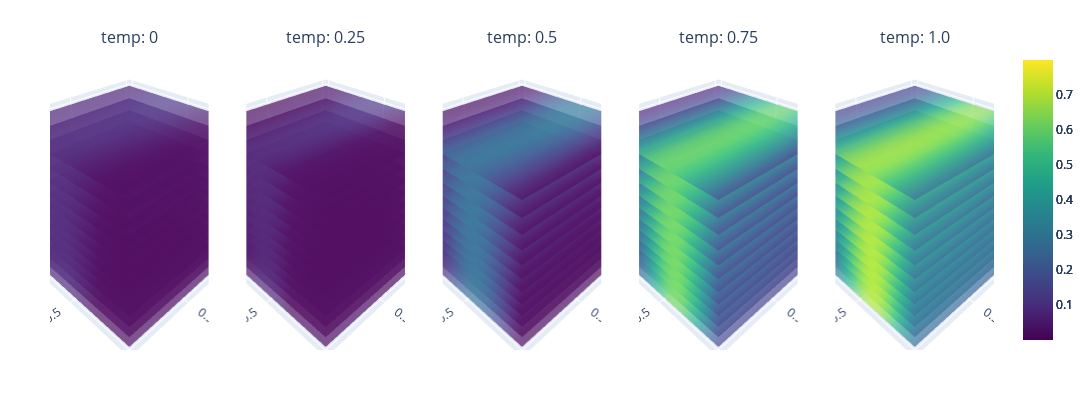

The cell this chart's notebook holds for it:
### Code cell
# Reset 
x_inputs = all_data[['time','temp','sulf','anly'] ]
y_outputs = all_data["yield product"]
yvar_outputs = all_data["var yield"]

iterations = 45

gp_modelBO, train_nxBO, train_yBO, train_yvarBO = BO_loop(gp_model, nx_train, y_train, y_train_var, x_input_new, y_output_new ,yvar_output_new, iterations = iterations)

train_xBO = unnormalize(train_nxBO, original_bounds)
# Step 2: Initialize Plotting class
variable_combinations = [('time', 'sulf', 'anly'), ('theta', 'r', 't'), ('n', 't', 'theta')]
plotting = Plotting(gp_modelBO[0].model, variable_combinations=variable_combinations, select='Gaussian')
combination = variable_combinations[0]
minmax = [y_train.min(), y_train.max()]
plotting.sliced_plotting(combination, minmax)


# argmax_indices = [data.argmax().item() for data in split_data]
# for i, idx in enumerate(argmax_indices):
#     print(f"Iteration {i + 1}: {split_datax[i][idx]}")

### Figure 1 — Plotly figure (JSON) as saved in the notebook; plotly's stock layout.template omitted (floating-point values rounded to 4 significant figures; data arrays with more than 128 entries replaced by an {"elided": "..."} marker saying what was removed)
{"data": [{"cmax": 0.7988, "cmin": 0.0004936, "colorscale": [[0, "#440154"], [0.1111, "#482878"], [0.2222, "#3e4989"], [0.3333, "#31688e"], [0.4444, "#26828e"], [0.5556, "#1f9e89"], [0.6667, "#35b779"], [0.7778, "#6ece58"], [0.8889, "#b5de2b"], [1, "#fde725"]], "opacity": 0.7, "scene": "scene", "showscale": true, "surfacecolor": {"elided": "20x20 float values"}, "type": "surface", "x": {"elided": "20x20 float values"}, "y": {"elided": "20x20 float values"}, "z": {"elided": "20x20 float values"}}, {"cmax": 0.7988, "cmin": 0.0004936, "colorscale": [[0, "#440154"], [0.1111, "#482878"], [0.2222, "#3e4989"], [0.3333, "#31688e"], [0.4444, "#26828e"], [0.5556, "#1f9e89"], [0.6667, "#35b779"], [0.7778, "#6ece58"], [0.8889, "#b5de2b"], [1, "#fde725"]], "opacity": 0.7, "scene": "scene2", "showscale": true, "surfacecolor": {"elided": "20x20 float values"}, "type": "surface", "x": {"elided": "20x20 float values"}, "y": {"elided": "20x20 float values"}, "z": {"elided": "20x20 float values"}}, {"cmax": 0.7988, "cmin": 0.0004936, "colorscale": [[0, "#440154"], [0.1111, "#482878"], [0.2222, "#3e4989"], [0.3333, "#31688e"], [0.4444, "#26828e"], [0.5556, "#1f9e89"], [0.6667, "#35b779"], [0.7778, "#6ece58"], [0.8889, "#b5de2b"], [1, "#fde725"]], "opacity": 0.7, "scene": "scene3", "showscale": true, "surfacecolor": {"elided": "20x20 float values"}, "type": "surface", "x": {"elided": "20x20 float values"}, "y": {"elided": "20x20 float values"}, "z": {"elided": "20x20 float values"}}, {"cmax": 0.7988, "cmin": 0.0004936, "colorscale": [[0, "#440154"], [0.1111, "#482878"], [0.2222, "#3e4989"], [0.3333, "#31688e"], [0.4444, "#26828e"], [0.5556, "#1f9e89"], [0.6667, "#35b779"], [0.7778, "#6ece58"], [0.8889, "#b5de2b"], [1, "#fde725"]], "opacity": 0.7, "scene": "scene4", "showscale": true, "surfacecolor": {"elided": "20x20 float values"}, "type": "surface", "x": {"elided": "20x20 float values"}, "y": {"elided": "20x20 float values"}, "z": {"elided": "20x20 float values"}}, {"cmax": 0.7988, "cmin": 0.0004936, "colorscale": [[0, "#440154"], [0.1111, "#482878"], [0.2222, "#3e4989"], [0.3333, "#31688e"], [0.4444, "#26828e"], [0.5556, "#1f9e89"], [0.6667, "#35b779"], [0.7778, "#6ece58"], [0.8889, "#b5de2b"], [1, "#fde725"]], "opacity": 0.7, "scene": "scene5", "showscale": true, "surfacecolor": {"elided": "20x20 float values"}, "type": "surface", "x": {"elided": "20x20 float values"}, "y": {"elided": "20x20 float values"}, "z": {"elided": "20x20 float values"}}, {"cmax": 0.7988, "cmin": 0.0004936, "colorscale": [[0, "#440154"], [0.1111, "#482878"], [0.2222, "#3e4989"], [0.3333, "#31688e"], [0.4444, "#26828e"], [0.5556, "#1f9e89"], [0.6667, "#35b779"], [0.7778, "#6ece58"], [0.8889, "#b5de2b"], [1, "#fde725"]], "opacity": 0.7, "scene": "scene", "showscale": false, "surfacecolor": {"elided": "20x20 float values"}, "type": "surface", "x": {"elided": "20x20 float values"}, "y": {"elided": "20x20 float values"}, "z": {"elided": "20x20 float values"}}, {"cmax": 0.7988, "cmin": 0.0004936, "colorscale": [[0, "#440154"], [0.1111, "#482878"], [0.2222, "#3e4989"], [0.3333, "#31688e"], [0.4444, "#26828e"], [0.5556, "#1f9e89"], [0.6667, "#35b779"], [0.7778, "#6ece58"], [0.8889, "#b5de2b"], [1, "#fde725"]], "opacity": 0.7, "scene": "scene2", "showscale": false, "surfacecolor": {"elided": "20x20 float values"}, "type": "surface", "x": {"elided": "20x20 float values"}, "y": {"elided": "20x20 float values"}, "z": {"elided": "20x20 float values"}}, {"cmax": 0.7988, "cmin": 0.0004936, "colorscale": [[0, "#440154"], [0.1111, "#482878"], [0.2222, "#3e4989"], [0.3333, "#31688e"], [0.4444, "#26828e"], [0.5556, "#1f9e89"], [0.6667, "#35b779"], [0.7778, "#6ece58"], [0.8889, "#b5de2b"], [1, "#fde725"]], "opacity": 0.7, "scene": "scene3", "showscale": false, "surfacecolor": {"elided": "20x20 float values"}, "type": "surface", "x": {"elided": "20x20 float values"}, "y": {"elided": "20x20 float values"}, "z": {"elided": "20x20 float values"}}, {"cmax": 0.7988, "cmin": 0.0004936, "colorscale": [[0, "#440154"], [0.1111, "#482878"], [0.2222, "#3e4989"], [0.3333, "#31688e"], [0.4444, "#26828e"], [0.5556, "#1f9e89"], [0.6667, "#35b779"], [0.7778, "#6ece58"], [0.8889, "#b5de2b"], [1, "#fde725"]], "opacity": 0.7, "scene": "scene4", "showscale": false, "surfacecolor": {"elided": "20x20 float values"}, "type": "surface", "x": {"elided": "20x20 float values"}, "y": {"elided": "20x20 float values"}, "z": {"elided": "20x20 float values"}}, {"cmax": 0.7988, "cmin": 0.0004936, "colorscale": [[0, "#440154"], [0.1111, "#482878"], [0.2222, "#3e4989"], [0.3333, "#31688e"], [0.4444, "#26828e"], [0.5556, "#1f9e89"], [0.6667, "#35b779"], [0.7778, "#6ece58"], [0.8889, "#b5de2b"], [1, "#fde725"]], "opacity": 0.7, "scene": "scene5", "showscale": false, "surfacecolor": {"elided": "20x20 float values"}, "type": "surface", "x": {"elided": "20x20 float values"}, "y": {"elided": "20x20 float values"}, "z": {"elided": "20x20 float values"}}, {"cmax": 0.7988, "cmin": 0.0004936, "colorscale": [[0, "#440154"], [0.1111, "#482878"], [0.2222, "#3e4989"], [0.3333, "#31688e"], [0.4444, "#26828e"], [0.5556, "#1f9e89"], [0.6667, "#35b779"], [0.7778, "#6ece58"], [0.8889, "#b5de2b"], [1, "#fde725"]], "opacity": 0.7, "scene": "scene", "showscale": false, "surfacecolor": {"elided": "20x20 float values"}, "type": "surface", "x": {"elided": "20x20 float values"}, "y": {"elided": "20x20 float values"}, "z": {"elided": "20x20 float values"}}, {"cmax": 0.7988, "cmin": 0.0004936, "colorscale": [[0, "#440154"], [0.1111, "#482878"], [0.2222, "#3e4989"], [0.3333, "#31688e"], [0.4444, "#26828e"], [0.5556, "#1f9e89"], [0.6667, "#35b779"], [0.7778, "#6ece58"], [0.8889, "#b5de2b"], [1, "#fde725"]], "opacity": 0.7, "scene": "scene2", "showscale": false, "surfacecolor": {"elided": "20x20 float values"}, "type": "surface", "x": {"elided": "20x20 float values"}, "y": {"elided": "20x20 float values"}, "z": {"elided": "20x20 float values"}}, {"cmax": 0.7988, "cmin": 0.0004936, "colorscale": [[0, "#440154"], [0.1111, "#482878"], [0.2222, "#3e4989"], [0.3333, "#31688e"], [0.4444, "#26828e"], [0.5556, "#1f9e89"], [0.6667, "#35b779"], [0.7778, "#6ece58"], [0.8889, "#b5de2b"], [1, "#fde725"]], "opacity": 0.7, "scene": "scene3", "showscale": false, "surfacecolor": {"elided": "20x20 float values"}, "type": "surface", "x": {"elided": "20x20 float values"}, "y": {"elided": "20x20 float values"}, "z": {"elided": "20x20 float values"}}, {"cmax": 0.7988, "cmin": 0.0004936, "colorscale": [[0, "#440154"], [0.1111, "#482878"], [0.2222, "#3e4989"], [0.3333, "#31688e"], [0.4444, "#26828e"], [0.5556, "#1f9e89"], [0.6667, "#35b779"], [0.7778, "#6ece58"], [0.8889, "#b5de2b"], [1, "#fde725"]], "opacity": 0.7, "scene": "scene4", "showscale": false, "surfacecolor": {"elided": "20x20 float values"}, "type": "surface", "x": {"elided": "20x20 float values"}, "y": {"elided": "20x20 float values"}, "z": {"elided": "20x20 float values"}}, {"cmax": 0.7988, "cmin": 0.0004936, "colorscale": [[0, "#440154"], [0.1111, "#482878"], [0.2222, "#3e4989"], [0.3333, "#31688e"], [0.4444, "#26828e"], [0.5556, "#1f9e89"], [0.6667, "#35b779"], [0.7778, "#6ece58"], [0.8889, "#b5de2b"], [1, "#fde725"]], "opacity": 0.7, "scene": "scene5", "showscale": false, "surfacecolor": {"elided": "20x20 float values"}, "type": "surface", "x": {"elided": "20x20 float values"}, "y": {"elided": "20x20 float values"}, "z": {"elided": "20x20 float values"}}, {"cmax": 0.7988, "cmin": 0.0004936, "colorscale": [[0, "#440154"], [0.1111, "#482878"], [0.2222, "#3e4989"], [0.3333, "#31688e"], [0.4444, "#26828e"], [0.5556, "#1f9e89"], [0.6667, "#35b779"], [0.7778, "#6ece58"], [0.8889, "#b5de2b"], [1, "#fde725"]], "opacity": 0.7, "scene": "scene", "showscale": false, "surfacecolor": {"elided": "20x20 float values"}, "type": "surface", "x": {"elided": "20x20 float values"}, "y": {"elided": "20x20 float values"}, "z": {"elided": "20x20 float values"}}, {"cmax": 0.7988, "cmin": 0.0004936, "colorscale": [[0, "#440154"], [0.1111, "#482878"], [0.2222, "#3e4989"], [0.3333, "#31688e"], [0.4444, "#26828e"], [0.5556, "#1f9e89"], [0.6667, "#35b779"], [0.7778, "#6ece58"], [0.8889, "#b5de2b"], [1, "#fde725"]], "opacity": 0.7, "scene": "scene2", "showscale": false, "surfacecolor": {"elided": "20x20 float values"}, "type": "surface", "x": {"elided": "20x20 float values"}, "y": {"elided": "20x20 float values"}, "z": {"elided": "20x20 float values"}}, {"cmax": 0.7988, "cmin": 0.0004936, "colorscale": [[0, "#440154"], [0.1111, "#482878"], [0.2222, "#3e4989"], [0.3333, "#31688e"], [0.4444, "#26828e"], [0.5556, "#1f9e89"], [0.6667, "#35b779"], [0.7778, "#6ece58"], [0.8889, "#b5de2b"], [1, "#fde725"]], "opacity": 0.7, "scene": "scene3", "showscale": false, "surfacecolor": {"elided": "20x20 float values"}, "type": "surface", "x": {"elided": "20x20 float values"}, "y": {"elided": "20x20 float values"}, "z": {"elided": "20x20 float values"}}, {"cmax": 0.7988, "cmin": 0.0004936, "colorscale": [[0, "#440154"], [0.1111, "#482878"], [0.2222, "#3e4989"], [0.3333, "#31688e"], [0.4444, "#26828e"], [0.5556, "#1f9e89"], [0.6667, "#35b779"], [0.7778, "#6ece58"], [0.8889, "#b5de2b"], [1, "#fde725"]], "opacity": 0.7, "scene": "scene4", "showscale": false, "surfacecolor": {"elided": "20x20 float values"}, "type": "surface", "x": {"elided": "20x20 float values"}, "y": {"elided": "20x20 float values"}, "z": {"elided": "20x20 float values"}}, {"cmax": 0.7988, "cmin": 0.0004936, "colorscale": [[0, "#440154"], [0.1111, "#482878"], [0.2222, "#3e4989"], [0.3333, "#31688e"], [0.4444, "#26828e"], [0.5556, "#1f9e89"], [0.6667, "#35b779"], [0.7778, "#6ece58"], [0.8889, "#b5de2b"], [1, "#fde725"]], "opacity": 0.7, "scene": "scene5", "showscale": false, "surfacecolor": {"elided": "20x20 float values"}, "type": "surface", "x": {"elided": "20x20 float values"}, "y": {"elided": "20x20 float values"}, "z": {"elided": "20x20 float values"}}, {"cmax": 0.7988, "cmin": 0.0004936, "colorscale": [[0, "#440154"], [0.1111, "#482878"], [0.2222, "#3e4989"], [0.3333, "#31688e"], [0.4444, "#26828e"], [0.5556, "#1f9e89"], [0.6667, "#35b779"], [0.7778, "#6ece58"], [0.8889, "#b5de2b"], [1, "#fde725"]], "opacity": 0.7, "scene": "scene", "showscale": false, "surfacecolor": {"elided": "20x20 float values"}, "type": "surface", "x": {"elided": "20x20 float values"}, "y": {"elided": "20x20 float values"}, "z": {"elided": "20x20 float values"}}, {"cmax": 0.7988, "cmin": 0.0004936, "colorscale": [[0, "#440154"], [0.1111, "#482878"], [0.2222, "#3e4989"], [0.3333, "#31688e"], [0.4444, "#26828e"], [0.5556, "#1f9e89"], [0.6667, "#35b779"], [0.7778, "#6ece58"], [0.8889, "#b5de2b"], [1, "#fde725"]], "opacity": 0.7, "scene": "scene2", "showscale": false, "surfacecolor": {"elided": "20x20 float values"}, "type": "surface", "x": {"elided": "20x20 float values"}, "y": {"elided": "20x20 float values"}, "z": {"elided": "20x20 float values"}}, {"cmax": 0.7988, "cmin": 0.0004936, "colorscale": [[0, "#440154"], [0.1111, "#482878"], [0.2222, "#3e4989"], [0.3333, "#31688e"], [0.4444, "#26828e"], [0.5556, "#1f9e89"], [0.6667, "#35b779"], [0.7778, "#6ece58"], [0.8889, "#b5de2b"], [1, "#fde725"]], "opacity": 0.7, "scene": "scene3", "showscale": false, "surfacecolor": {"elided": "20x20 float values"}, "type": "surface", "x": {"elided": "20x20 float values"}, "y": {"elided": "20x20 float values"}, "z": {"elided": "20x20 float values"}}, {"cmax": 0.7988, "cmin": 0.0004936, "colorscale": [[0, "#440154"], [0.1111, "#482878"], [0.2222, "#3e4989"], [0.3333, "#31688e"], [0.4444, "#26828e"], [0.5556, "#1f9e89"], [0.6667, "#35b779"], [0.7778, "#6ece58"], [0.8889, "#b5de2b"], [1, "#fde725"]], "opacity": 0.7, "scene": "scene4", "showscale": false, "surfacecolor": {"elided": "20x20 float values"}, "type": "surface", "x": {"elided": "20x20 float values"}, "y": {"elided": "20x20 float values"}, "z": {"elided": "20x20 float values"}}, {"cmax": 0.7988, "cmin": 0.0004936, "colorscale": [[0, "#440154"], [0.1111, "#482878"], [0.2222, "#3e4989"], [0.3333, "#31688e"], [0.4444, "#26828e"], [0.5556, "#1f9e89"], [0.6667, "#35b779"], [0.7778, "#6ece58"], [0.8889, "#b5de2b"], [1, "#fde725"]], "opacity": 0.7, "scene": "scene5", "showscale": false, "surfacecolor": {"elided": "20x20 float values"}, "type": "surface", "x": {"elided": "20x20 float values"}, "y": {"elided": "20x20 float values"}, "z": {"elided": "20x20 float values"}}, {"cmax": 0.7988, "cmin": 0.0004936, "colorscale": [[0, "#440154"], [0.1111, "#482878"], [0.2222, "#3e4989"], [0.3333, "#31688e"], [0.4444, "#26828e"], [0.5556, "#1f9e89"], [0.6667, "#35b779"], [0.7778, "#6ece58"], [0.8889, "#b5de2b"], [1, "#fde725"]], "opacity": 0.7, "scene": "scene", "showscale": false, "surfacecolor": {"elided": "20x20 float values"}, "type": "surface", "x": {"elided": "20x20 float values"}, "y": {"elided": "20x20 float values"}, "z": {"elided": "20x20 float values"}}, {"cmax": 0.7988, "cmin": 0.0004936, "colorscale": [[0, "#440154"], [0.1111, "#482878"], [0.2222, "#3e4989"], [0.3333, "#31688e"], [0.4444, "#26828e"], [0.5556, "#1f9e89"], [0.6667, "#35b779"], [0.7778, "#6ece58"], [0.8889, "#b5de2b"], [1, "#fde725"]], "opacity": 0.7, "scene": "scene2", "showscale": false, "surfacecolor": {"elided": "20x20 float values"}, "type": "surface", "x": {"elided": "20x20 float values"}, "y": {"elided": "20x20 float values"}, "z": {"elided": "20x20 float values"}}, {"cmax": 0.7988, "cmin": 0.0004936, "colorscale": [[0, "#440154"], [0.1111, "#482878"], [0.2222, "#3e4989"], [0.3333, "#31688e"], [0.4444, "#26828e"], [0.5556, "#1f9e89"], [0.6667, "#35b779"], [0.7778, "#6ece58"], [0.8889, "#b5de2b"], [1, "#fde725"]], "opacity": 0.7, "scene": "scene3", "showscale": false, "surfacecolor": {"elided": "20x20 float values"}, "type": "surface", "x": {"elided": "20x20 float values"}, "y": {"elided": "20x20 float values"}, "z": {"elided": "20x20 float values"}}, {"cmax": 0.7988, "cmin": 0.0004936, "colorscale": [[0, "#440154"], [0.1111, "#482878"], [0.2222, "#3e4989"], [0.3333, "#31688e"], [0.4444, "#26828e"], [0.5556, "#1f9e89"], [0.6667, "#35b779"], [0.7778, "#6ece58"], [0.8889, "#b5de2b"], [1, "#fde725"]], "opacity": 0.7, "scene": "scene4", "showscale": false, "surfacecolor": {"elided": "20x20 float values"}, "type": "surface", "x": {"elided": "20x20 float values"}, "y": {"elided": "20x20 float values"}, "z": {"elided": "20x20 float values"}}, {"cmax": 0.7988, "cmin": 0.0004936, "colorscale": [[0, "#440154"], [0.1111, "#482878"], [0.2222, "#3e4989"], [0.3333, "#31688e"], [0.4444, "#26828e"], [0.5556, "#1f9e89"], [0.6667, "#35b779"], [0.7778, "#6ece58"], [0.8889, "#b5de2b"], [1, "#fde725"]], "opacity": 0.7, "scene": "scene5", "showscale": false, "surfacecolor": {"elided": "20x20 float values"}, "type": "surface", "x": {"elided": "20x20 float values"}, "y": {"elided": "20x20 float values"}, "z": {"elided": "20x20 float values"}}, {"cmax": 0.7988, "cmin": 0.0004936, "colorscale": [[0, "#440154"], [0.1111, "#482878"], [0.2222, "#3e4989"], [0.3333, "#31688e"], [0.4444, "#26828e"], [0.5556, "#1f9e89"], [0.6667, "#35b779"], [0.7778, "#6ece58"], [0.8889, "#b5de2b"], [1, "#fde725"]], "opacity": 0.7, "scene": "scene", "showscale": false, "surfacecolor": {"elided": "20x20 float values"}, "type": "surface", "x": {"elided": "20x20 float values"}, "y": {"elided": "20x20 float values"}, "z": {"elided": "20x20 float values"}}, {"cmax": 0.7988, "cmin": 0.0004936, "colorscale": [[0, "#440154"], [0.1111, "#482878"], [0.2222, "#3e4989"], [0.3333, "#31688e"], [0.4444, "#26828e"], [0.5556, "#1f9e89"], [0.6667, "#35b779"], [0.7778, "#6ece58"], [0.8889, "#b5de2b"], [1, "#fde725"]], "opacity": 0.7, "scene": "scene2", "showscale": false, "surfacecolor": {"elided": "20x20 float values"}, "type": "surface", "x": {"elided": "20x20 float values"}, "y": {"elided": "20x20 float values"}, "z": {"elided": "20x20 float values"}}, {"cmax": 0.7988, "cmin": 0.0004936, "colorscale": [[0, "#440154"], [0.1111, "#482878"], [0.2222, "#3e4989"], [0.3333, "#31688e"], [0.4444, "#26828e"], [0.5556, "#1f9e89"], [0.6667, "#35b779"], [0.7778, "#6ece58"], [0.8889, "#b5de2b"], [1, "#fde725"]], "opacity": 0.7, "scene": "scene3", "showscale": false, "surfacecolor": {"elided": "20x20 float values"}, "type": "surface", "x": {"elided": "20x20 float values"}, "y": {"elided": "20x20 float values"}, "z": {"elided": "20x20 float values"}}, {"cmax": 0.7988, "cmin": 0.0004936, "colorscale": [[0, "#440154"], [0.1111, "#482878"], [0.2222, "#3e4989"], [0.3333, "#31688e"], [0.4444, "#26828e"], [0.5556, "#1f9e89"], [0.6667, "#35b779"], [0.7778, "#6ece58"], [0.8889, "#b5de2b"], [1, "#fde725"]], "opacity": 0.7, "scene": "scene4", "showscale": false, "surfacecolor": {"elided": "20x20 float values"}, "type": "surface", "x": {"elided": "20x20 float values"}, "y": {"elided": "20x20 float values"}, "z": {"elided": "20x20 float values"}}, {"cmax": 0.7988, "cmin": 0.0004936, "colorscale": [[0, "#440154"], [0.1111, "#482878"], [0.2222, "#3e4989"], [0.3333, "#31688e"], [0.4444, "#26828e"], [0.5556, "#1f9e89"], [0.6667, "#35b779"], [0.7778, "#6ece58"], [0.8889, "#b5de2b"], [1, "#fde725"]], "opacity": 0.7, "scene": "scene5", "showscale": false, "surfacecolor": {"elided": "20x20 float values"}, "type": "surface", "x": {"elided": "20x20 float values"}, "y": {"elided": "20x20 float values"}, "z": {"elided": "20x20 float values"}}, {"cmax": 0.7988, "cmin": 0.0004936, "colorscale": [[0, "#440154"], [0.1111, "#482878"], [0.2222, "#3e4989"], [0.3333, "#31688e"], [0.4444, "#26828e"], [0.5556, "#1f9e89"], [0.6667, "#35b779"], [0.7778, "#6ece58"], [0.8889, "#b5de2b"], [1, "#fde725"]], "opacity": 0.7, "scene": "scene", "showscale": false, "surfacecolor": {"elided": "20x20 float values"}, "type": "surface", "x": {"elided": "20x20 float values"}, "y": {"elided": "20x20 float values"}, "z": {"elided": "20x20 float values"}}, {"cmax": 0.7988, "cmin": 0.0004936, "colorscale": [[0, "#440154"], [0.1111, "#482878"], [0.2222, "#3e4989"], [0.3333, "#31688e"], [0.4444, "#26828e"], [0.5556, "#1f9e89"], [0.6667, "#35b779"], [0.7778, "#6ece58"], [0.8889, "#b5de2b"], [1, "#fde725"]], "opacity": 0.7, "scene": "scene2", "showscale": false, "surfacecolor": {"elided": "20x20 float values"}, "type": "surface", "x": {"elided": "20x20 float values"}, "y": {"elided": "20x20 float values"}, "z": {"elided": "20x20 float values"}}, {"cmax": 0.7988, "cmin": 0.0004936, "colorscale": [[0, "#440154"], [0.1111, "#482878"], [0.2222, "#3e4989"], [0.3333, "#31688e"], [0.4444, "#26828e"], [0.5556, "#1f9e89"], [0.6667, "#35b779"], [0.7778, "#6ece58"], [0.8889, "#b5de2b"], [1, "#fde725"]], "opacity": 0.7, "scene": "scene3", "showscale": false, "surfacecolor": {"elided": "20x20 float values"}, "type": "surface", "x": {"elided": "20x20 float values"}, "y": {"elided": "20x20 float values"}, "z": {"elided": "20x20 float values"}}, {"cmax": 0.7988, "cmin": 0.0004936, "colorscale": [[0, "#440154"], [0.1111, "#482878"], [0.2222, "#3e4989"], [0.3333, "#31688e"], [0.4444, "#26828e"], [0.5556, "#1f9e89"], [0.6667, "#35b779"], [0.7778, "#6ece58"], [0.8889, "#b5de2b"], [1, "#fde725"]], "opacity": 0.7, "scene": "scene4", "showscale": false, "surfacecolor": {"elided": "20x20 float values"}, "type": "surface", "x": {"elided": "20x20 float values"}, "y": {"elided": "20x20 float values"}, "z": {"elided": "20x20 float values"}}, {"cmax": 0.7988, "cmin": 0.0004936, "colorscale": [[0, "#440154"], [0.1111, "#482878"], [0.2222, "#3e4989"], [0.3333, "#31688e"], [0.4444, "#26828e"], [0.5556, "#1f9e89"], [0.6667, "#35b779"], [0.7778, "#6ece58"], [0.8889, "#b5de2b"], [1, "#fde725"]], "opacity": 0.7, "scene": "scene5", "showscale": false, "surfacecolor": {"elided": "20x20 float values"}, "type": "surface", "x": {"elided": "20x20 float values"}, "y": {"elided": "20x20 float values"}, "z": {"elided": "20x20 float values"}}, {"cmax": 0.7988, "cmin": 0.0004936, "colorscale": [[0, "#440154"], [0.1111, "#482878"], [0.2222, "#3e4989"], [0.3333, "#31688e"], [0.4444, "#26828e"], [0.5556, "#1f9e89"], [0.6667, "#35b779"], [0.7778, "#6ece58"], [0.8889, "#b5de2b"], [1, "#fde725"]], "opacity": 0.7, "scene": "scene", "showscale": false, "surfacecolor": {"elided": "20x20 float values"}, "type": "surface", "x": {"elided": "20x20 float values"}, "y": {"elided": "20x20 float values"}, "z": {"elided": "20x20 float values"}}, {"cmax": 0.7988, "cmin": 0.0004936, "colorscale": [[0, "#440154"], [0.1111, "#482878"], [0.2222, "#3e4989"], [0.3333, "#31688e"], [0.4444, "#26828e"], [0.5556, "#1f9e89"], [0.6667, "#35b779"], [0.7778, "#6ece58"], [0.8889, "#b5de2b"], [1, "#fde725"]], "opacity": 0.7, "scene": "scene2", "showscale": false, "surfacecolor": {"elided": "20x20 float values"}, "type": "surface", "x": {"elided": "20x20 float values"}, "y": {"elided": "20x20 float values"}, "z": {"elided": "20x20 float values"}}, {"cmax": 0.7988, "cmin": 0.0004936, "colorscale": [[0, "#440154"], [0.1111, "#482878"], [0.2222, "#3e4989"], [0.3333, "#31688e"], [0.4444, "#26828e"], [0.5556, "#1f9e89"], [0.6667, "#35b779"], [0.7778, "#6ece58"], [0.8889, "#b5de2b"], [1, "#fde725"]], "opacity": 0.7, "scene": "scene3", "showscale": false, "surfacecolor": {"elided": "20x20 float values"}, "type": "surface", "x": {"elided": "20x20 float values"}, "y": {"elided": "20x20 float values"}, "z": {"elided": "20x20 float values"}}, {"cmax": 0.7988, "cmin": 0.0004936, "colorscale": [[0, "#440154"], [0.1111, "#482878"], [0.2222, "#3e4989"], [0.3333, "#31688e"], [0.4444, "#26828e"], [0.5556, "#1f9e89"], [0.6667, "#35b779"], [0.7778, "#6ece58"], [0.8889, "#b5de2b"], [1, "#fde725"]], "opacity": 0.7, "scene": "scene4", "showscale": false, "surfacecolor": {"elided": "20x20 float values"}, "type": "surface", "x": {"elided": "20x20 float values"}, "y": {"elided": "20x20 float values"}, "z": {"elided": "20x20 float values"}}, {"cmax": 0.7988, "cmin": 0.0004936, "colorscale": [[0, "#440154"], [0.1111, "#482878"], [0.2222, "#3e4989"], [0.3333, "#31688e"], [0.4444, "#26828e"], [0.5556, "#1f9e89"], [0.6667, "#35b779"], [0.7778, "#6ece58"], [0.8889, "#b5de2b"], [1, "#fde725"]], "opacity": 0.7, "scene": "scene5", "showscale": false, "surfacecolor": {"elided": "20x20 float values"}, "type": "surface", "x": {"elided": "20x20 float values"}, "y": {"elided": "20x20 float values"}, "z": {"elided": "20x20 float values"}}, {"cmax": 0.7988, "cmin": 0.0004936, "colorscale": [[0, "#440154"], [0.1111, "#482878"], [0.2222, "#3e4989"], [0.3333, "#31688e"], [0.4444, "#26828e"], [0.5556, "#1f9e89"], [0.6667, "#35b779"], [0.7778, "#6ece58"], [0.8889, "#b5de2b"], [1, "#fde725"]], "opacity": 0.7, "scene": "scene", "showscale": false, "surfacecolor": {"elided": "20x20 float values"}, "type": "surface", "x": {"elided": "20x20 float values"}, "y": {"elided": "20x20 float values"}, "z": {"elided": "20x20 float values"}}, {"cmax": 0.7988, "cmin": 0.0004936, "colorscale": [[0, "#440154"], [0.1111, "#482878"], [0.2222, "#3e4989"], [0.3333, "#31688e"], [0.4444, "#26828e"], [0.5556, "#1f9e89"], [0.6667, "#35b779"], [0.7778, "#6ece58"], [0.8889, "#b5de2b"], [1, "#fde725"]], "opacity": 0.7, "scene": "scene2", "showscale": false, "surfacecolor": {"elided": "20x20 float values"}, "type": "surface", "x": {"elided": "20x20 float values"}, "y": {"elided": "20x20 float values"}, "z": {"elided": "20x20 float values"}}, {"cmax": 0.7988, "cmin": 0.0004936, "colorscale": [[0, "#440154"], [0.1111, "#482878"], [0.2222, "#3e4989"], [0.3333, "#31688e"], [0.4444, "#26828e"], [0.5556, "#1f9e89"], [0.6667, "#35b779"], [0.7778, "#6ece58"], [0.8889, "#b5de2b"], [1, "#fde725"]], "opacity": 0.7, "scene": "scene3", "showscale": false, "surfacecolor": {"elided": "20x20 float values"}, "type": "surface", "x": {"elided": "20x20 float values"}, "y": {"elided": "20x20 float values"}, "z": {"elided": "20x20 float values"}}, {"cmax": 0.7988, "cmin": 0.0004936, "colorscale": [[0, "#440154"], [0.1111, "#482878"], [0.2222, "#3e4989"], [0.3333, "#31688e"], [0.4444, "#26828e"], [0.5556, "#1f9e89"], [0.6667, "#35b779"], [0.7778, "#6ece58"], [0.8889, "#b5de2b"], [1, "#fde725"]], "opacity": 0.7, "scene": "scene4", "showscale": false, "surfacecolor": {"elided": "20x20 float values"}, "type": "surface", "x": {"elided": "20x20 float values"}, "y": {"elided": "20x20 float values"}, "z": {"elided": "20x20 float values"}}, {"cmax": 0.7988, "cmin": 0.0004936, "colorscale": [[0, "#440154"], [0.1111, "#482878"], [0.2222, "#3e4989"], [0.3333, "#31688e"], [0.4444, "#26828e"], [0.5556, "#1f9e89"], [0.6667, "#35b779"], [0.7778, "#6ece58"], [0.8889, "#b5de2b"], [1, "#fde725"]], "opacity": 0.7, "scene": "scene5", "showscale": false, "surfacecolor": {"elided": "20x20 float values"}, "type": "surface", "x": {"elided": "20x20 float values"}, "y": {"elided": "20x20 float values"}, "z": {"elided": "20x20 float values"}}, {"cmax": 0.7988, "cmin": 0.0004936, "colorscale": [[0, "#440154"], [0.1111, "#482878"], [0.2222, "#3e4989"], [0.3333, "#31688e"], [0.4444, "#26828e"], [0.5556, "#1f9e89"], [0.6667, "#35b779"], [0.7778, "#6ece58"], [0.8889, "#b5de2b"], [1, "#fde725"]], "opacity": 0.7, "scene": "scene", "showscale": false, "surfacecolor": {"elided": "20x20 float values"}, "type": "surface", "x": {"elided": "20x20 float values"}, "y": {"elided": "20x20 float values"}, "z": {"elided": "20x20 float values"}}, {"cmax": 0.7988, "cmin": 0.0004936, "colorscale": [[0, "#440154"], [0.1111, "#482878"], [0.2222, "#3e4989"], [0.3333, "#31688e"], [0.4444, "#26828e"], [0.5556, "#1f9e89"], [0.6667, "#35b779"], [0.7778, "#6ece58"], [0.8889, "#b5de2b"], [1, "#fde725"]], "opacity": 0.7, "scene": "scene2", "showscale": false, "surfacecolor": {"elided": "20x20 float values"}, "type": "surface", "x": {"elided": "20x20 float values"}, "y": {"elided": "20x20 float values"}, "z": {"elided": "20x20 float values"}}, {"cmax": 0.7988, "cmin": 0.0004936, "colorscale": [[0, "#440154"], [0.1111, "#482878"], [0.2222, "#3e4989"], [0.3333, "#31688e"], [0.4444, "#26828e"], [0.5556, "#1f9e89"], [0.6667, "#35b779"], [0.7778, "#6ece58"], [0.8889, "#b5de2b"], [1, "#fde725"]], "opacity": 0.7, "scene": "scene3", "showscale": false, "surfacecolor": {"elided": "20x20 float values"}, "type": "surface", "x": {"elided": "20x20 float values"}, "y": {"elided": "20x20 float values"}, "z": {"elided": "20x20 float values"}}, {"cmax": 0.7988, "cmin": 0.0004936, "colorscale": [[0, "#440154"], [0.1111, "#482878"], [0.2222, "#3e4989"], [0.3333, "#31688e"], [0.4444, "#26828e"], [0.5556, "#1f9e89"], [0.6667, "#35b779"], [0.7778, "#6ece58"], [0.8889, "#b5de2b"], [1, "#fde725"]], "opacity": 0.7, "scene": "scene4", "showscale": false, "surfacecolor": {"elided": "20x20 float values"}, "type": "surface", "x": {"elided": "20x20 float values"}, "y": {"elided": "20x20 float values"}, "z": {"elided": "20x20 float values"}}, {"cmax": 0.7988, "cmin": 0.0004936, "colorscale": [[0, "#440154"], [0.1111, "#482878"], [0.2222, "#3e4989"], [0.3333, "#31688e"], [0.4444, "#26828e"], [0.5556, "#1f9e89"], [0.6667, "#35b779"], [0.7778, "#6ece58"], [0.8889, "#b5de2b"], [1, "#fde725"]], "opacity": 0.7, "scene": "scene5", "showscale": false, "surfacecolor": {"elided": "20x20 float values"}, "type": "surface", "x": {"elided": "20x20 float values"}, "y": {"elided": "20x20 float values"}, "z": {"elided": "20x20 float values"}}, {"cmax": 0.7988, "cmin": 0.0004936, "colorscale": [[0, "#440154"], [0.1111, "#482878"], [0.2222, "#3e4989"], [0.3333, "#31688e"], [0.4444, "#26828e"], [0.5556, "#1f9e89"], [0.6667, "#35b779"], [0.7778, "#6ece58"], [0.8889, "#b5de2b"], [1, "#fde725"]], "opacity": 0.7, "scene": "scene", "showscale": false, "surfacecolor": {"elided": "20x20 float values"}, "type": "surface", "x": {"elided": "20x20 float values"}, "y": {"elided": "20x20 float values"}, "z": {"elided": "20x20 float values"}}, {"cmax": 0.7988, "cmin": 0.0004936, "colorscale": [[0, "#440154"], [0.1111, "#482878"], [0.2222, "#3e4989"], [0.3333, "#31688e"], [0.4444, "#26828e"], [0.5556, "#1f9e89"], [0.6667, "#35b779"], [0.7778, "#6ece58"], [0.8889, "#b5de2b"], [1, "#fde725"]], "opacity": 0.7, "scene": "scene2", "showscale": false, "surfacecolor": {"elided": "20x20 float values"}, "type": "surface", "x": {"elided": "20x20 float values"}, "y": {"elided": "20x20 float values"}, "z": {"elided": "20x20 float values"}}, {"cmax": 0.7988, "cmin": 0.0004936, "colorscale": [[0, "#440154"], [0.1111, "#482878"], [0.2222, "#3e4989"], [0.3333, "#31688e"], [0.4444, "#26828e"], [0.5556, "#1f9e89"], [0.6667, "#35b779"], [0.7778, "#6ece58"], [0.8889, "#b5de2b"], [1, "#fde725"]], "opacity": 0.7, "scene": "scene3", "showscale": false, "surfacecolor": {"elided": "20x20 float values"}, "type": "surface", "x": {"elided": "20x20 float values"}, "y": {"elided": "20x20 float values"}, "z": {"elided": "20x20 float values"}}, {"cmax": 0.7988, "cmin": 0.0004936, "colorscale": [[0, "#440154"], [0.1111, "#482878"], [0.2222, "#3e4989"], [0.3333, "#31688e"], [0.4444, "#26828e"], [0.5556, "#1f9e89"], [0.6667, "#35b779"], [0.7778, "#6ece58"], [0.8889, "#b5de2b"], [1, "#fde725"]], "opacity": 0.7, "scene": "scene4", "showscale": false, "surfacecolor": {"elided": "20x20 float values"}, "type": "surface", "x": {"elided": "20x20 float values"}, "y": {"elided": "20x20 float values"}, "z": {"elided": "20x20 float values"}}, {"cmax": 0.7988, "cmin": 0.0004936, "colorscale": [[0, "#440154"], [0.1111, "#482878"], [0.2222, "#3e4989"], [0.3333, "#31688e"], [0.4444, "#26828e"], [0.5556, "#1f9e89"], [0.6667, "#35b779"], [0.7778, "#6ece58"], [0.8889, "#b5de2b"], [1, "#fde725"]], "opacity": 0.7, "scene": "scene5", "showscale": false, "surfacecolor": {"elided": "20x20 float values"}, "type": "surface", "x": {"elided": "20x20 float values"}, "y": {"elided": "20x20 float values"}, "z": {"elided": "20x20 float values"}}], "layout": {"annotations": [{"font": {"size": 16}, "showarrow": false, "text": "temp: 0", "x": 0.084, "xanchor": "center", "xref": "paper", "y": 1, "yanchor": "bottom", "yref": "paper"}, {"font": {"size": 16}, "showarrow": false, "text": "temp: 0.25", "x": 0.292, "xanchor": "center", "xref": "paper", "y": 1, "yanchor": "bottom", "yref": "paper"}, {"font": {"size": 16}, "showarrow": false, "text": "temp: 0.5", "x": 0.5, "xanchor": "center", "xref": "paper", "y": 1, "yanchor": "bottom", "yref": "paper"}, {"font": {"size": 16}, "showarrow": false, "text": "temp: 0.75", "x": 0.708, "xanchor": "center", "xref": "paper", "y": 1, "yanchor": "bottom", "yref": "paper"}, {"font": {"size": 16}, "showarrow": false, "text": "temp: 1.0", "x": 0.916, "xanchor": "center", "xref": "paper", "y": 1, "yanchor": "bottom", "yref": "paper"}], "height": 400, "margin": {"b": 50, "l": 50, "r": 50, "t": 50}, "scene": {"domain": {"x": [0, 0.168], "y": [0, 1]}, "xaxis": {"title": {"text": "time"}}, "yaxis": {"title": {"text": "sulf"}}, "zaxis": {"title": {"text": "anly"}}}, "scene2": {"domain": {"x": [0.208, 0.376], "y": [0, 1]}, "xaxis": {"title": {"text": "time"}}, "yaxis": {"title": {"text": "sulf"}}, "zaxis": {"title": {"text": "anly"}}}, "scene3": {"domain": {"x": [0.416, 0.584], "y": [0, 1]}, "xaxis": {"title": {"text": "time"}}, "yaxis": {"title": {"text": "sulf"}}, "zaxis": {"title": {"text": "anly"}}}, "scene4": {"domain": {"x": [0.624, 0.792], "y": [0, 1]}, "xaxis": {"title": {"text": "time"}}, "yaxis": {"title": {"text": "sulf"}}, "zaxis": {"title": {"text": "anly"}}}, "scene5": {"domain": {"x": [0.832, 1], "y": [0, 1]}, "xaxis": {"title": {"text": "time"}}, "yaxis": {"title": {"text": "sulf"}}, "zaxis": {"title": {"text": "anly"}}}, "width": 1300}}
